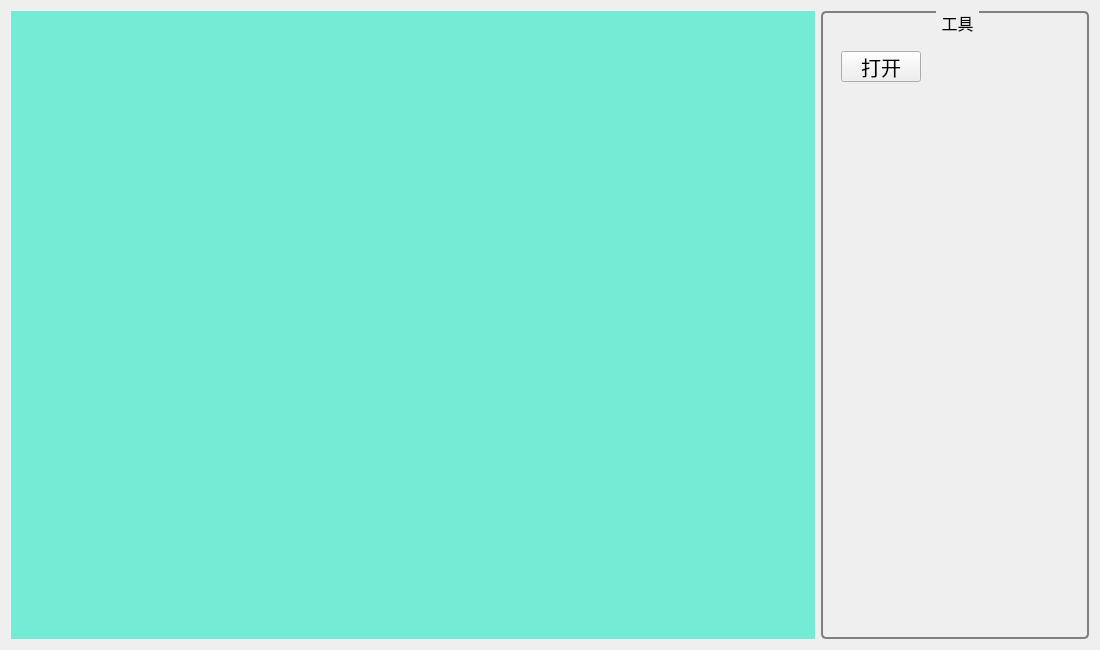
<?xml version="1.0" encoding="UTF-8"?>
<ui version="4.0">
 <class>Widget</class>
 <widget class="QWidget" name="Widget">
  <property name="geometry">
   <rect>
    <x>0</x>
    <y>0</y>
    <width>1100</width>
    <height>650</height>
   </rect>
  </property>
  <property name="windowTitle">
   <string>Widget</string>
  </property>
  <layout class="QHBoxLayout" name="horizontalLayout" stretch="3,1">
   <item>
    <widget class="WImage" name="wimage" native="true">
     <property name="styleSheet">
      <string notr="true">background-color: rgba(116, 235, 213, 255);</string>
     </property>
    </widget>
   </item>
   <item>
    <widget class="QGroupBox" name="groupBox">
     <property name="font">
      <font>
       <family>楷体</family>
       <pointsize>12</pointsize>
      </font>
     </property>
     <property name="styleSheet">
      <string notr="true">
  QGroupBox {
      background-color: qlineargradient(x1: 0, y1: 0, x2: 0, y2: 1,
                                        stop: 0 #E0E0E0, stop: 1 #FFFFFF);
      border: 2px solid gray;
      border-radius: 5px;
      margin-top: 1ex; /* leave space at the top for the title */
  }

  QGroupBox::title {
      subcontrol-origin: margin;
      subcontrol-position: top center; /* position at the top center */
      padding: 0 3px;
      background-color: qlineargradient(x1: 0, y1: 0, x2: 0, y2: 1,
                                        stop: 0 #E0E0E0, stop: 1 #FFFFFF);
  }


  QGroupBox::indicator {
      width: 13px;
      height: 13px;
  }

  QGroupBox::indicator:unchecked {
      image: url(:/images/checkbox_unchecked.png);
  }
</string>
     </property>
     <property name="title">
      <string>工具</string>
     </property>
     <widget class="QPushButton" name="openImage">
      <property name="geometry">
       <rect>
        <x>20</x>
        <y>40</y>
        <width>80</width>
        <height>31</height>
       </rect>
      </property>
      <property name="font">
       <font>
        <family>仿宋</family>
        <pointsize>15</pointsize>
       </font>
      </property>
      <property name="text">
       <string>打开</string>
      </property>
     </widget>
    </widget>
   </item>
  </layout>
 </widget>
 <customwidgets>
  <customwidget>
   <class>WImage</class>
   <extends>QWidget</extends>
   <header>wimage.h</header>
   <container>1</container>
  </customwidget>
 </customwidgets>
 <resources/>
 <connections>
  <connection>
   <sender>openImage</sender>
   <signal>clicked()</signal>
   <receiver>Widget</receiver>
   <slot>openImage()</slot>
   <hints>
    <hint type="sourcelabel">
     <x>875</x>
     <y>64</y>
    </hint>
    <hint type="destinationlabel">
     <x>868</x>
     <y>-29</y>
    </hint>
   </hints>
  </connection>
 </connections>
 <slots>
  <slot>openImage()</slot>
 </slots>
</ui>
